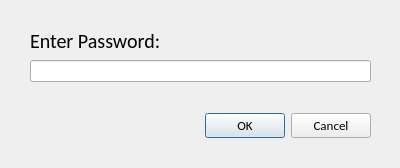
<?xml version="1.0" encoding="UTF-8"?>
<ui version="4.0">
 <class>logindialog</class>
 <widget class="QDialog" name="logindialog">
  <property name="geometry">
   <rect>
    <x>0</x>
    <y>0</y>
    <width>400</width>
    <height>168</height>
   </rect>
  </property>
  <property name="windowTitle">
   <string>Asset Manager Login</string>
  </property>
  <widget class="QDialogButtonBox" name="buttonBox">
   <property name="geometry">
    <rect>
     <x>30</x>
     <y>110</y>
     <width>341</width>
     <height>32</height>
    </rect>
   </property>
   <property name="font">
    <font>
     <family>Calibri</family>
     <pointsize>10</pointsize>
    </font>
   </property>
   <property name="orientation">
    <enum>Qt::Orientation::Horizontal</enum>
   </property>
   <property name="standardButtons">
    <set>QDialogButtonBox::StandardButton::Cancel|QDialogButtonBox::StandardButton::Ok</set>
   </property>
  </widget>
  <widget class="QLineEdit" name="passwordEdit">
   <property name="geometry">
    <rect>
     <x>30</x>
     <y>60</y>
     <width>341</width>
     <height>22</height>
    </rect>
   </property>
   <property name="echoMode">
    <enum>QLineEdit::EchoMode::Password</enum>
   </property>
  </widget>
  <widget class="QLabel" name="label">
   <property name="geometry">
    <rect>
     <x>30</x>
     <y>30</y>
     <width>171</width>
     <height>21</height>
    </rect>
   </property>
   <property name="font">
    <font>
     <family>Calibri</family>
     <pointsize>15</pointsize>
    </font>
   </property>
   <property name="text">
    <string>Enter Password:</string>
   </property>
  </widget>
 </widget>
 <resources/>
 <connections/>
</ui>
